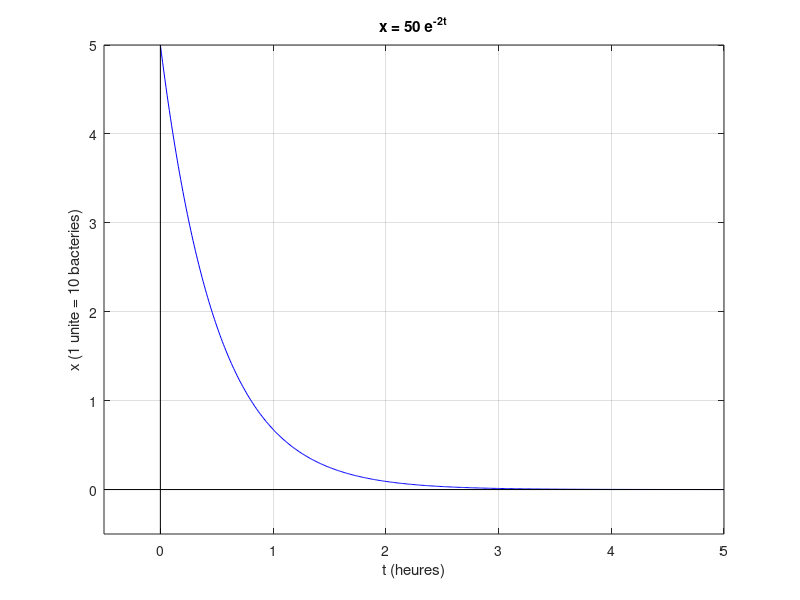

This chart was generated by the following MATLAB code:
close all;

% Graph of  x = 5 e^{-2t}
x=0:0.01:5;
y = 5*exp(-2*x);
plot(x,y,'b')
hold on
grid on

% The x axis
x=-0.5:5.5:5;
y=0*x;
plot(x,y,'k')

% The y axis
y=-0.5:5.5:5;
x=0*y;
plot(x,y,'k')

% The title and the labels
grid on;
xlabel('t (heures)')
ylabel('x (1 unite = 10 bacteries)')
title('x = 50 e^{-2t}')
axis([-0.5,5,-0.5,5])
